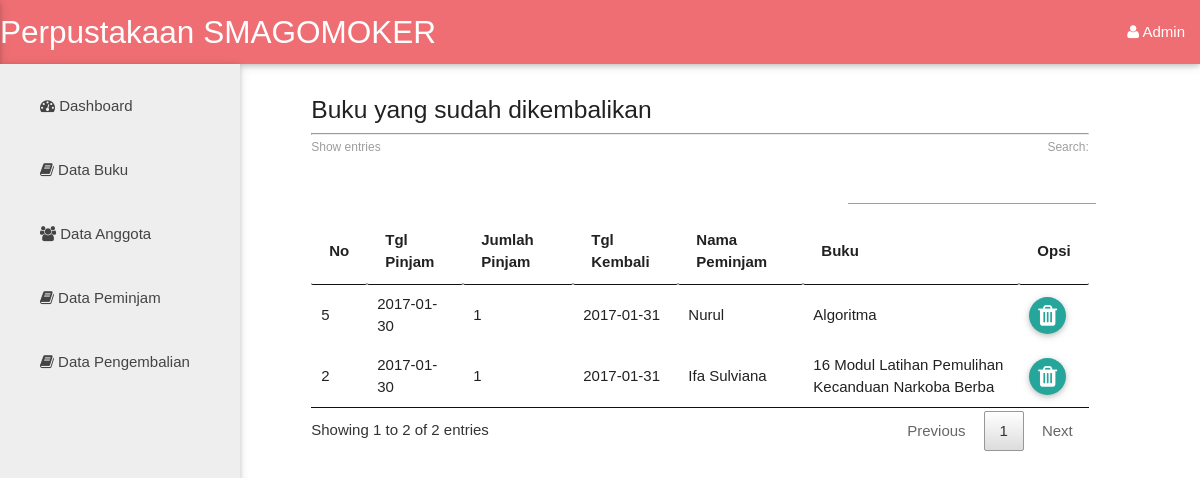
The page /kembali.php (signed in) on the database as committed earlier.
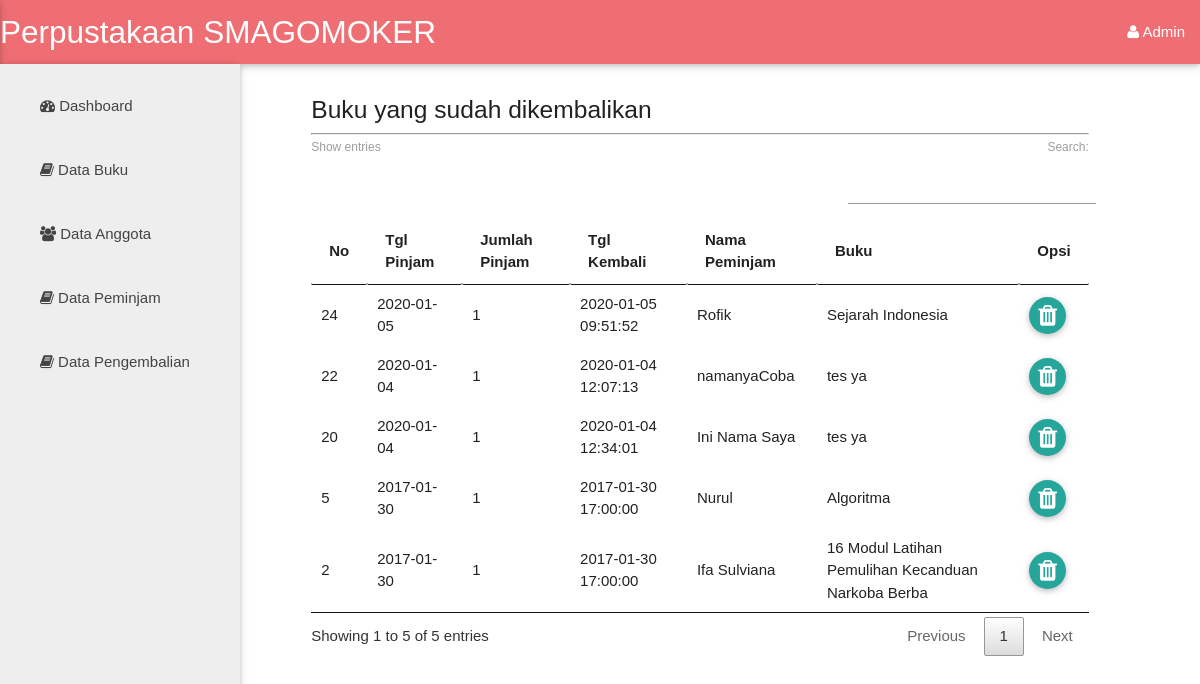
The same page on the database as committed later.
### tables this page shows
CREATE TABLE `kembali` (
  `id_kembali` int(11) NOT NULL,
  `id_pinjam` int(11) NOT NULL,
  `nama_buku` varchar(50) NOT NULL,
  `nama_pinjam` varchar(50) NOT NULL,
  `tgl_pinjam` date NOT NULL,
  `tgl_kembali` date NOT NULL,
  `denda` int(11) NOT NULL
);

CREATE TABLE `pinjam` (
  `id_pinjam` int(11) NOT NULL,
  `id_anggota` int(11) NOT NULL,
  `id_buku` int(11) NOT NULL,
  `jumlah` int(11) NOT NULL,
  `tgl_pinjam` date NOT NULL,
  `tgl_kembali` timestamp NOT NULL DEFAULT CURRENT_TIMESTAMP ON UPDATE CURRENT_TIMESTAMP,
  `status` varchar(20) NOT NULL
);

### kembali.php (the view, shortened to what this page needs)
<?php
  if (isset($_SESSION['admin'])) {
?>
<?php include 'templates/header.php' ?>
<div class="row">
  <div class="col s2">
    <ul id="nav-mobile" class="sidebar side-nav fixed grey lighten-3">
      <li><a href="index.php"><i class="fa fa-dashboard"></i> Dashboard</a></li>
      <li><a href="buku.php"><i class="fa fa-book"></i> Data Buku</a></li>
      <li><a href="anggota.php"><i class="fa fa-users"></i> Data Anggota</a></li>
          <li><a href="pinjam.php"><i class="fa fa-book"></i> Data Peminjam</a></li>
          <li><a href="kembali.php"><i class="fa fa-book"></i> Data Pengembalian</a></li>
    </ul>
  </div>
</div>
 <div class="row">
  <div class="col m8 offset-m3">
  <h5>Buku yang sudah dikembalikan</h5>
  <?php
    require_once "db/koneksi.php";
    $query = mysqli_query($dbConn, "SELECT * FROM `kembali`as k INNER JOIN pinjam as p ON p.id_pinjam = k.id_pinjam ");
    ?>
  <hr>
    <table id="myTable" class="mdl-data-table" width="100%" cellpadding="0">
      <thead>
        <tr>
          <th>No</th>
          <th>Tgl Pinjam</th>
          <th>Jumlah Pinjam</th>
          <th>Tgl Kembali</th>
          <th>Nama Peminjam</th>
          <th>Buku</th>
          <th>Opsi</th>
        </tr>
      </thead>
      <tbody>
        <?php  while ($data = mysqli_fetch_array($query)) {
         ?>
          <tr>
            <td><?php   echo $data['id_pinjam'] ?></td>
            <td><?php   echo $data['tgl_pinjam']; ?></td>
            <td><?php   echo $data['jumlah']; ?></td>
            <td><?php   echo $data['tgl_kembali']; ?></td>
            <td><?php   echo $data['nama_pinjam']; ?></td>
            <td><?php   echo $data['nama_buku']; ?></td>
            <td>
            <a href="hapus_kembali.php?id_kembali=<?php echo $data['id_kembali']; ?>" class="btn btn-floating"><i class="fa fa-trash"></i></a>
            </td>
          </tr>
         <?php } ?>
      </tbody>
    </table>
  </div>
 </div>
<?php include 'templates/footer.php' ?>
<?php }
  else{
    header("location:login.php");
  }
 ?>

### templates/header.php (shortened to what this page needs)
<!DOCTYPE html>
<html>
	<head>
		<link rel="stylesheet" type="text/css" href="css/materialize.min.css">
		<link rel="stylesheet" type="text/css" href="font-awesome/css/font-awesome.css">
		<link rel="stylesheet" type="text/css" href="css/style.css">
		<link rel="stylesheet" type="text/css" href="css/modal.css">
		<link rel="stylesheet" href="css/dataTable.min.css">
	</head>
	<body>
		<div class="navbar-fixed">
			<nav>
				<div class="nav-wrapper">
					<a href="sman1gomoker.sch.id" class="brand-logo">Perpustakaan SMAGOMOKER</a>
					<ul class="right hide-on-med-and-down">
						<li><a class="dropdown-button" href="#!" data-activates="dropdown1"><i class="fa fa-user"></i>  Admin</a></li>
					</ul>
				</div>
			</nav>
		</div>

### templates/footer.php (shortened to what this page needs)
	</body>
</html>

### css/style.css (style rules this page uses)
* { margin: 0; padding: 0; }
.sidebar { position: fixed; top: 64px; bottom: 0; left: 0; z-index: 1000; display: block; padding: 10px; overflow-x: hidden; overflow-y: auto; background-color: teal; border-right: 1px solid #eee; }

### css/modal.css (style rules this page uses)
body { font-family: Arial, Helvetica, sans-serif; }

Rows that differ between the two databases and show on the page:
changed through a linked row, kembali "Nurul": id_pinjam.tgl_kembali "2017-01-31" → "2017-01-30 17:00:00"
changed through a linked row, kembali "Ifa Sulviana": id_pinjam.tgl_kembali "2017-01-31" → "2017-01-30 17:00:00"
added kembali: id_pinjam.id_pinjam "22", id_pinjam.tgl_pinjam "2020-01-04", id_pinjam.jumlah "1", id_pinjam.tgl_kembali "2020-01-04 12:07:13", nama_pinjam "namanyaCoba", nama_buku "tes ya"
added kembali: id_pinjam.id_pinjam "20", id_pinjam.tgl_pinjam "2020-01-04", id_pinjam.jumlah "1", id_pinjam.tgl_kembali "2020-01-04 12:34:01", nama_pinjam "Ini Nama Saya", nama_buku "tes ya"
added kembali: id_pinjam.id_pinjam "24", id_pinjam.tgl_pinjam "2020-01-05", id_pinjam.jumlah "1", id_pinjam.tgl_kembali "2020-01-05 09:51:52", nama_pinjam "Rofik", nama_buku "Sejarah Indonesia"
Other text that changed with them:
text written by a page script: "Show entries Search: Showing 1 to 2 of 2 entries Previous 1 Next" → "Show entries Search: Showing 1 to 5 of 5 entries Previous 1 Next"
